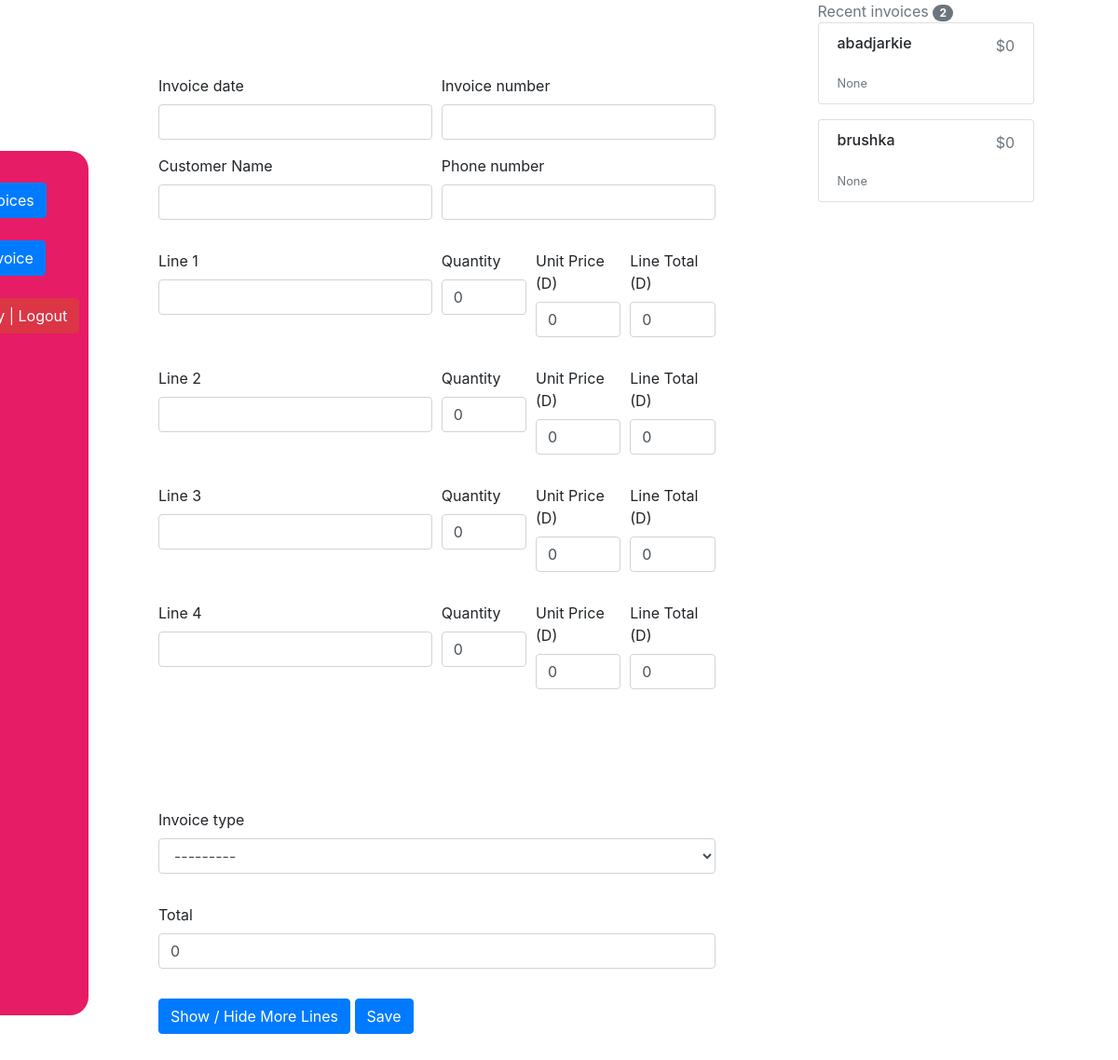
Before: /add_invoice/ (signed in) with the older database file.
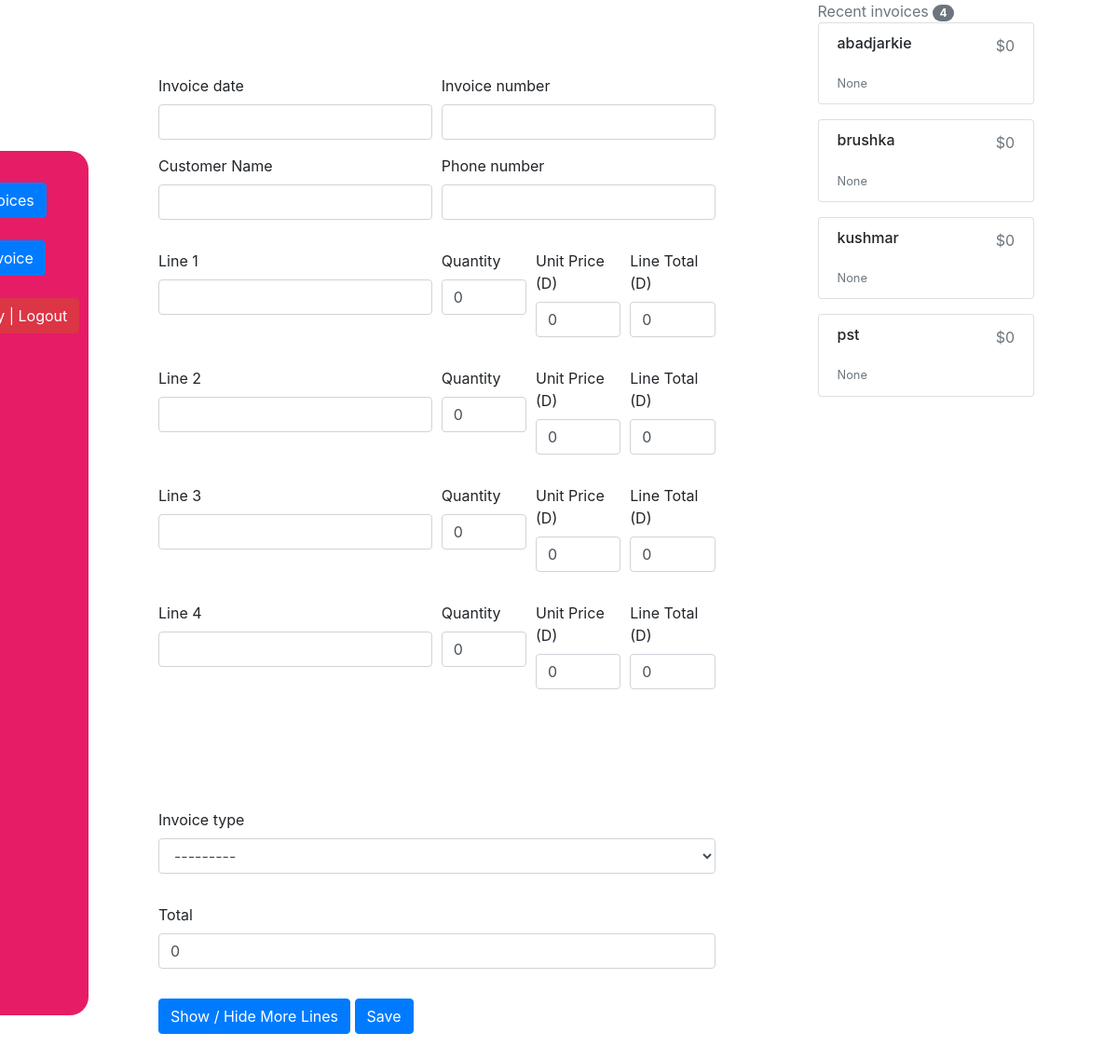
After: the same page with the newer database file.
### invoicemgt/models.py (models this page shows)
class Invoice(models.Model):
	comments = models.TextField(max_length=3000, default='', blank=True, null=True)
	invoice_number = models.IntegerField(blank=True, null=True)
	invoice_date = models.DateField(auto_now_add=False, auto_now=False, blank=True, null=True)
	name = models.CharField('Customer Name', max_length=120, default='', blank=True, null=True)
	line_one = models.CharField('Line 1', max_length=120, default='', blank=True, null=True)
	line_one_quantity = models.IntegerField('Quantity', default=0, blank=True, null=True)
	line_one_unit_price = models.IntegerField('Unit Price (D)', default=0, blank=True, null=True)
	line_one_total_price = models.IntegerField('Line Total (D)', default=0, blank=True, null=True)
	line_two = models.CharField('Line 2', max_length=120, default='', blank=True, null=True)
	line_two_quantity = models.IntegerField('Quantity', default=0, blank=True, null=True)
	line_two_unit_price = models.IntegerField('Unit Price (D)', default=0, blank=True, null=True)
	line_two_total_price = models.IntegerField('Line Total (D)', default=0, blank=True, null=True)
	line_three = models.CharField('Line 3', max_length=120, default='', blank=True, null=True)
	line_three_quantity = models.IntegerField('Quantity', default=0, blank=True, null=True)
	line_three_unit_price = models.IntegerField('Unit Price (D)', default=0, blank=True, null=True)
	line_three_total_price = models.IntegerField('Line Total (D)', default=0, blank=True, null=True)
	line_four = models.CharField('Line 4', max_length=120, default='', blank=True, null=True)
	line_four_quantity = models.IntegerField('Quantity', default=0, blank=True, null=True)
	line_four_unit_price = models.IntegerField('Unit Price (D)', default=0, blank=True, null=True)
	line_four_total_price = models.IntegerField('Line Total (D)', default=0, blank=True, null=True)
	line_five = models.CharField('Line 5', max_length=120, default='', blank=True, null=True)
	line_five_quantity = models.IntegerField('Quantity', default=0, blank=True, null=True)
	line_five_unit_price = models.IntegerField('Unit Price (D)', default=0, blank=True, null=True)
	line_five_total_price = models.IntegerField('Line Total (D)', default=0, blank=True, null=True)
	line_six = models.CharField('Line 1', max_length=120, default='', blank=True, null=True)
	line_six_quantity = models.IntegerField('Quantity', default=0, blank=True, null=True)
	line_six_unit_price = models.IntegerField('Unit Price (D)', default=0, blank=True, null=True)
	line_six_total_price = models.IntegerField('Line Total (D)', default=0, blank=True, null=True)
	line_seven = models.CharField('Line 2', max_length=120, default='', blank=True, null=True)
	line_seven_quantity = models.IntegerField('Quantity', default=0, blank=True, null=True)
	line_seven_unit_price = models.IntegerField('Unit Price (D)', default=0, blank=True, null=True)
	line_seven_total_price = models.IntegerField('Line Total (D)', default=0, blank=True, null=True)
	line_eight = models.CharField('Line 3', max_length=120, default='', blank=True, null=True)
	line_eight_quantity = models.IntegerField('Quantity', default=0, blank=True, null=True)
	line_eight_unit_price = models.IntegerField('Unit Price (D)', default=0, blank=True, null=True)
	line_eight_total_price = models.IntegerField('Line Total (D)', default=0, blank=True, null=True)
	line_nine = models.CharField('Line 4', max_length=120, default='', blank=True, null=True)
	line_nine_quantity = models.IntegerField('Quantity', default=0, blank=True, null=True)
	line_nine_unit_price = models.IntegerField('Unit Price (D)', default=0, blank=True, null=True)
	line_nine_total_price = models.IntegerField('Line Total (D)', default=0, blank=True, null=True)
	line_ten = models.CharField('Line 5', max_length=120, default='', blank=True, null=True)
	line_ten_quantity = models.IntegerField('Quantity', default=0, blank=True, null=True)
	line_ten_unit_price = models.IntegerField('Unit Price (D)', default=0, blank=True, null=True)
	line_ten_total_price = models.IntegerField('Line Total (D)', default=0, blank=True, null=True)
	phone_number = models.CharField(max_length=120, default='', blank=True, null=True)
	total = models.IntegerField(default='0', blank=True, null=True)
	balance = models.IntegerField(default='0', blank=True, null=True)
	timestamp = models.DateTimeField(auto_now_add=True, auto_now=False)
	last_updated = models.DateTimeField(auto_now_add=False, auto_now=True, blank=True)
	paid = models.BooleanField(default=False)
	invoice_type_choice = (
			('Receipt', 'Receipt'),
			('Invoice', 'Invoice'),
		)
	invoice_type = models.CharField(max_length=50, default='', blank=True, null=True, choices=invoice_type_choice)

### invoicemgt/views.py (the view)
# urls.py: path('add_invoice/', views.add_invoice , name = "add_invoice"),
@login_required
def add_invoice(request):
    form = InvoiceForm(request.POST or None)
    queryset = Invoice.objects.order_by('-invoice_date')[:6]
    total_invoices = Invoice.objects.count()
    if form.is_valid():
        form.save()
        messages.success(request , "Successfully Saved")
        return redirect('/list_invoice')
    context = {"form": form ,
                 "title": "New Invoice",
                 'queryset':queryset,
                 'total_invoices': total_invoices,
                 }
    return render (request , 'add_invoice.html' , context)

### invoicemgt/forms.py (shortened to what this page needs)
class InvoiceForm(forms.ModelForm):
	class Meta:
		model = Invoice
		fields = ['name', 'phone_number', 'invoice_date','invoice_number',
				'line_one', 'line_one_quantity', 'line_one_unit_price', 'line_one_total_price',
				'line_two', 'line_two_quantity', 'line_two_unit_price', 'line_two_total_price',
				'line_three', 'line_three_quantity', 'line_three_unit_price', 'line_three_total_price',
				'line_four', 'line_four_quantity', 'line_four_unit_price', 'line_four_total_price',
				'line_five', 'line_five_quantity', 'line_five_unit_price', 'line_five_total_price',
				'line_six', 'line_six_quantity', 'line_six_unit_price', 'line_six_total_price',
				'line_seven', 'line_seven_quantity', 'line_seven_unit_price', 'line_seven_total_price',
				'line_eight', 'line_eight_quantity', 'line_eight_unit_price', 'line_eight_total_price',
				'line_nine', 'line_nine_quantity', 'line_nine_unit_price', 'line_nine_total_price',
				'line_ten', 'line_ten_quantity', 'line_ten_unit_price', 'line_ten_total_price',
				'total', 'paid', 'invoice_type']

### invoicemgt/templates/add_invoice.html (shortened to what the changed rows need)
{% load static %}
{% load crispy_forms_tags %}
<!DOCTYPE html>
<html lang="en">
<head>
  <link rel="stylesheet" type="text/css"
    href="https://stackpath.bootstrapcdn.com/bootstrap/4.5.2/css/bootstrap.min.css">
  <link rel="stylesheet" href="{% static 'css/style.css' %}">
  <link href="{% static 'js/jquery-ui-1.12.1/jquery-ui.min.css' %}" rel="stylesheet">
  <link href="{% static 'js/jquery-ui-1.12.1/jquery-ui.structure.min.css' %}" rel="stylesheet">
  <link href="{% static 'js/jquery-ui-1.12.1/jquery-ui.theme.min.css' %}" rel="stylesheet">
  <link rel="stylesheet" href="{% static '' %}">
</head>
<body>
  <div class="main-container">
    <div class="row">
      <div class="col-sm-3">
        <div>
          <div>
            <span class="text-muted">Recent invoices</span>
            <span class="badge badge-secondary badge-pill">{{total_invoices}}</span>
          </div>
          {% for instance in queryset %}
          <ul class="list-group mb-3">
            <li class="list-group-item d-flex justify-content-between lh-condensed">
              <div>
                <h6 class="my-0">{{instance.name}}</h6><br>
                <small class="text-muted">{{instance.invoice_date}}</small><br>
              </div>
              <div class="text-muted">${{instance.total}}</div>
            </li>
          </ul>
          {% endfor %}
        </div>
      </div>
    </div>
  </div>
</body>
</html>

Changed rows visible on the page:
added Invoice: name "kushmar", invoice_date "None", total "0"
added Invoice: name "pst", invoice_date "None", total "0"
Other visible differences:
{{ total_invoices }}: "2" → "4"
